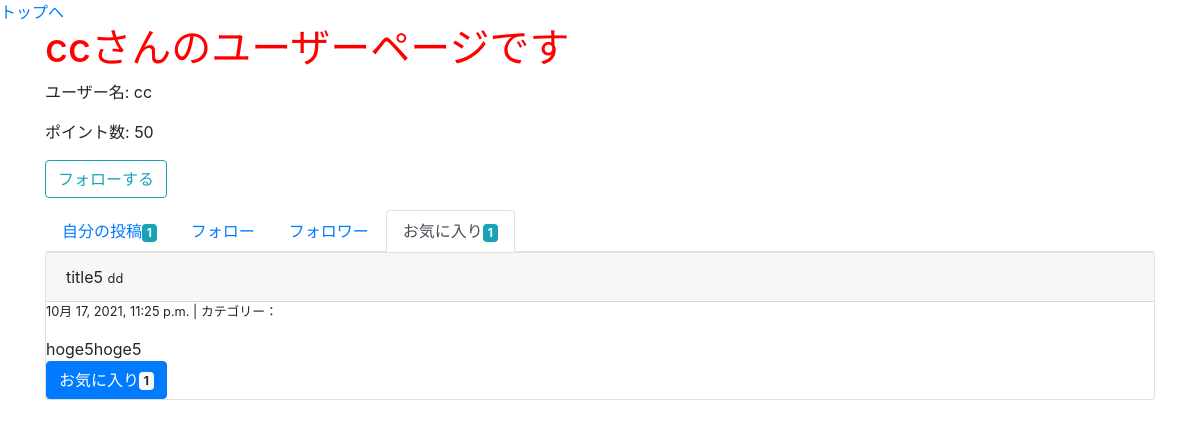
The app's page /user/4/favo (signed in), older data.
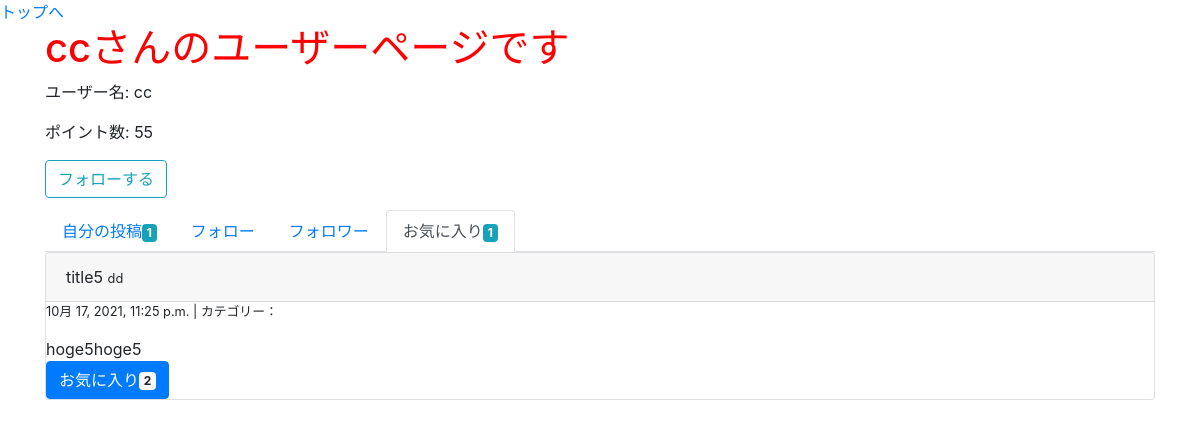
The same page, newer data.
### groomings/models.py (models this page shows, shortened)
class User(AbstractBaseUser, PermissionsMixin):
    username = models.CharField(max_length=150)
    email = models.EmailField(max_length=255, unique=True)
    point = models.IntegerField(default=50)
    follow = models.ManyToManyField(
        'self', blank=True, symmetrical=False, related_name="follower"
    )
    is_active = models.BooleanField(default=True)
    is_staff = models.BooleanField(default=False) # 管理画面にログインできるかどうか
    USERNAME_FIELD = 'email' # このテーブルのレコードを一意に識別
    REQUIRED_FIELDS = ['username'] # スーパーユーザー作成時に入力する(emailとパスワードは必須だからそれ以外で)
    objects = UserManager()

class Date(models.Model):
    created_at = models.DateTimeField(default=now)
    class Meta:
        abstract = True

class Post(Date):
    title = models.CharField(max_length=30, null=True, blank=True)
    image = models.FileField(upload_to='post_image/', null=True)
    text = models.TextField(null=True, blank=True)
    user = models.ForeignKey(
        'User', on_delete=models.CASCADE, related_name="user_post"
    )
    favorite = models.ManyToManyField(User, related_name="user_favo_post")
    category = models.CharField(max_length=15, default='カテゴリーなし')
    class Meta:
        db_table = 'post'

### groomings/views.py (the view)
# urls.py: path(r'user/<int:user_id>/favo', views.user_favo, name='user_favo'), # ユーザーのお気に入り投稿ページ
@login_required
def user_favo(request, user_id):
    user = User.objects.get(pk=user_id)
    my_follows = request.user.follow.all()
    favo_posts = user.user_favo_post.all()
    posts_count = user.user_post.all().count()
    favo_count = favo_posts.count()
    return render(request, 'groomings/user_favo.html', context={"page_owner": user, "my_follows": my_follows, 'favo_posts': favo_posts, "posts_count": posts_count, "favo_count": favo_count})

### groomings/templatetags/tag_event.py (called while the page is built)
@register.filter(name="count_favo")
def count_favo(post):
    return post.favorite.all().count()

### groomings/templates/groomings/user_favo.html (shortened to what this page needs)
{% extends "groomings/_user.html" %}
{% load tag_event %}
{% block posts %}
    <ul class="nav nav-tabs">
        <li class="nav-item"><a href="{% url 'groomings:user' page_owner.id %}" class="nav-link">自分の投稿<span class="badge badge-info">{{ posts_count }}</span></a></li>
        <li class="nav-item"><a href="{% url 'groomings:followee' page_owner.id %}" class="nav-link">フォロー</a></li>
        <li class="nav-item"><a href="{% url 'groomings:follower' page_owner.id %}" class="nav-link">フォロワー</a></li>
        <li class="nav-item"><a href="{% url 'groomings:user_favo' page_owner.id %}" class="nav-link active">お気に入り<span class="badge badge-info">{{ favo_count }}</span></a></li>
      </ul>
    {% for favo_post in favo_posts %}
      <div class="post card">
        <div class="card-header">
          {{ favo_post.title }}
          <small>{{ favo_post.user.username }}</small>
        </div>
        <div class="body">
          <p class="small">{{ favo_post.created_at }} | カテゴリー：{{ post.category }}</p>
          <span>{{ favo_post.text }}</span><br>
          <button class="btn btn-primary">お気に入り<span class="badge badge-light">{{ favo_post | count_favo }}</span></button>
        </div>
      </div>
    {% endfor %}
{% endblock %}

### groomings/templates/groomings/_user.html (shortened to what this page needs)
{% extends "groomings/base.html" %}
{% block content %}
  <h1 >{{ page_owner.username }}さんのユーザーページです</h1>
  <div class="card-title">
    <p>ユーザー名: {{ page_owner.username }}</p>
    <p>ポイント数: {{ page_owner.point }}</p>
    {% if page_owner != request.user %}
      {% if page_owner in my_follows %}
      <a href="{% url 'groomings:unfollow' page_owner.id %}" class="btn btn-outline-danger">フォロー解除</a>
      {% else %}
      <a href="{% url 'groomings:follow' page_owner.id %}" class="btn btn-outline-info">フォローする</a>
      {% endif %}
    {% endif %}
  </div>
  <div>
    {% block posts %}{% endblock %}
  </div>
{% endblock %}

Row changes from the older to the newer data that the page shows:
changed User "cc": point "50" → "55"
computed for Post "title5": id "1" → "2"
